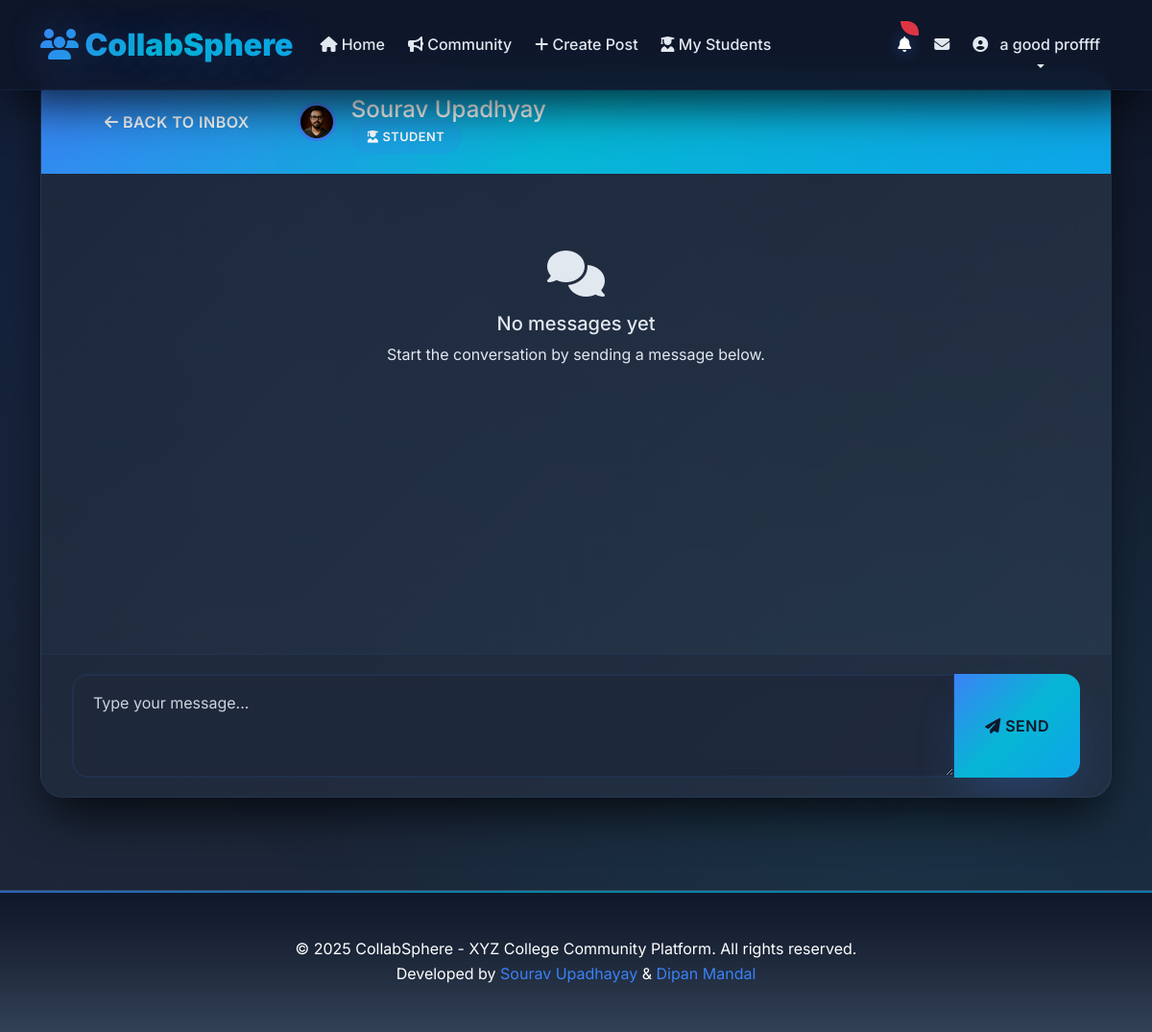
/community/messages/4/ (signed in), run on the app's committed database.
### accounts/models.py (models this page shows, shortened)
class CustomUser(AbstractUser):
    ROLE_CHOICES = [
        ('student', 'Current Student'),
        ('alumni', 'Alumni'),
        ('professor', 'Professor'),
    ]
    username = models.CharField(max_length=150, blank=True, null=True, unique=True)
    email = models.EmailField(unique=True)
    passout_batch = models.CharField(max_length=10, blank=True, null=True, help_text="Graduation year (e.g., 2024)")
    role = models.CharField(max_length=20, choices=ROLE_CHOICES, default='student')
    profile_pic = models.ImageField(upload_to='profile_pics/', blank=True, null=True)
    USERNAME_FIELD = 'email'
    REQUIRED_FIELDS = ['username', 'role']  # username required for superuser
    objects = CustomUserManager()
    def get_full_name(self):
        if self.first_name and self.last_name:
            return f"{self.first_name} {self.last_name}"
        return self.email

### community/views.py (the view)
# urls.py: path('messages/<int:user_id>/', views.conversation, name='conversation'),
@login_required
def conversation(request, user_id):
    other_user = get_object_or_404(CustomUser, id=user_id)
    if request.method == 'POST':
        form = DirectMessageForm(request.POST)
        if form.is_valid():
            message = form.save(commit=False)
            message.sender = request.user
            message.recipient = other_user
            message.save()
            Notification.objects.create(
                recipient=other_user,
                notification_type='dm',
                title=f'New message from {request.user.get_full_name()}',
                message=f'You have a new message from {request.user.get_full_name()}',
                content_type=ContentType.objects.get_for_model(DirectMessage),
                object_id=message.id
            )
            return redirect('community:conversation', user_id=user_id)
    else:
        form = DirectMessageForm()
    messages_list = DirectMessage.get_conversation(request.user, other_user)
    DirectMessage.objects.filter(
        sender=other_user, recipient=request.user, is_read=False
    ).update(is_read=True)
    return render(request, 'community/conversation.html', {
        'other_user': other_user,
        'messages': messages_list,
        'form': form
    })

### community/forms.py
class DirectMessageForm(forms.ModelForm):
    message = forms.CharField(
        widget=forms.Textarea(attrs={
            'class': 'form-control',
            'rows': 3,
            'placeholder': 'Type your message...'
        })
    )
    class Meta:
        model = DirectMessage
        fields = ['message']

### community/models.py (called while the page is built)
    @classmethod
    def get_conversation(cls, user1, user2):
        return cls.objects.filter(
            models.Q(sender=user1, recipient=user2) |
            models.Q(sender=user2, recipient=user1)
        ).order_by('created_at')

### templates/community/conversation.html (shortened to what this page needs)
{% extends 'base.html' %}
{% block content %}
<div class="row">
    <div class="col-12">
        <div class="card">
            <div class="card-header d-flex justify-content-between align-items-center">
                <div class="d-flex align-items-center">
                    <a href="{% url 'community:inbox' %}" class="btn btn-outline-light btn-sm me-3">
                        <i class="fas fa-arrow-left"></i> Back to Inbox
                    </a>
                    {% if other_user.profile_pic %}
                        <img src="{{ other_user.profile_pic.url }}" alt="Profile" class="profile-pic me-3" style="width: 40px; height: 40px;">
                    {% else %}
                        <div class="profile-pic me-3 d-flex align-items-center justify-content-center" style="width: 40px; height: 40px; background: var(--gradient-blue);">
                            <i class="fas fa-user text-white"></i>
                        </div>
                    {% endif %}
                    <div>
                        <h4 class="mb-0" style="color: var(--text-light);">
                            {{ other_user.get_full_name|default:other_user.email }}
                        </h4>
                        <span class="role-badge role-{{ other_user.role }}">
                            {% if other_user.role == 'student' %}
                                <i class="fas fa-user-graduate me-1"></i>Student
                            {% elif other_user.role == 'alumni' %}
                                <i class="fas fa-user-tie me-1"></i>Alumni
                            {% elif other_user.role == 'professor' %}
                                <i class="fas fa-chalkboard-teacher me-1"></i>Professor
                            {% endif %}
                        </span>
                    </div>
                </div>
            </div>
            <div class="card-body" style="height: 500px; overflow-y: auto;" id="messages-container">
                {% if messages %}
                    {% for message in messages %}
                        <div class="mb-3 {% if message.sender == user %}text-end{% endif %}">
                            <div class="d-inline-block" style="max-width: 70%;">
                                <div class="p-3 rounded-3 {% if message.sender == user %}bg-primary text-white{% else %}bg-secondary{% endif %}"
                                     style="{% if message.sender == user %}background: var(--gradient-blue) !important;{% else %}background: rgba(45,45,58,0.8) !important;{% endif %}">
                                    <p class="mb-1">{{ message.message|linebreaksbr }}</p>
                                    <small class="opacity-75">
                                        <i class="fas fa-clock me-1"></i>{{ message.created_at|time:"H:i" }}
                                    </small>
                                </div>
                                {% if not message.is_read and message.sender != user %}
                                    <small class="text-muted">
                                        <i class="fas fa-check"></i> Delivered
                                    </small>
                                {% elif message.is_read and message.sender != user %}
                                    <small class="text-muted">
                                        <i class="fas fa-check-double text-primary"></i> Read
                                    </small>
                                {% endif %}
                            </div>
                        </div>
                    {% endfor %}
                {% else %}
                    <div class="text-center py-5">
                        <i class="fas fa-comments fa-3x text-muted mb-3"></i>
                        <h5 style="color: var(--text-muted);">No messages yet</h5>
                        <p class="text-muted">Start the conversation by sending a message below.</p>
                    </div>
                {% endif %}
            </div>
            <div class="card-footer">
                <form method="post" id="message-form">
                    <div class="input-group">
                        {{ form.message }}
                        <button type="submit" class="btn btn-primary">
                            <i class="fas fa-paper-plane"></i> Send
                        </button>
                    </div>
                </form>
            </div>
        </div>
    </div>
</div>
{% endblock %}

### templates/base.html (shortened to what this page needs)
<!DOCTYPE html>
<html lang="en">
<head>
    <link href="https://cdn.jsdelivr.net/npm/bootstrap@5.3.0/dist/css/bootstrap.min.css" rel="stylesheet">
    <link rel="stylesheet" href="https://cdnjs.cloudflare.com/ajax/libs/font-awesome/6.4.2/css/all.min.css">
</head>
<body>
    <nav class="navbar navbar-expand-lg fixed-top">
        <div class="container">
            <a class="navbar-brand" href="{% url 'home' %}">
                <i class="fas fa-users"></i> CollabSphere
            </a>
            <div class="collapse navbar-collapse" id="navbarNav">
                <ul class="navbar-nav me-auto">
                    <li class="nav-item">
                        <a class="nav-link" href="{% url 'home' %}">
                            <i class="fas fa-home"></i> Home
                        </a>
                    </li>
                    <li class="nav-item">
                        <a class="nav-link" href="{% url 'community:post_list' %}">
                            <i class="fas fa-bullhorn"></i> Community
                        </a>
                    </li>
                    <li class="nav-item">
                        <a class="nav-link" href="{% url 'community:post_create' %}">
                            <i class="fas fa-plus"></i> Create Post
                        </a>
                    </li>
                    {% if user.is_authenticated %}
                        {% if user.role == 'student' %}
                            <li class="nav-item">
                                <a class="nav-link" href="{% url 'community:my_mentor' %}">
                                    <i class="fas fa-chalkboard-teacher"></i> My Mentor
                                </a>
                            </li>
                        {% elif user.role == 'professor' %}
                            <li class="nav-item">
                                <a class="nav-link" href="{% url 'community:my_students' %}">
                                    <i class="fas fa-user-graduate"></i> My Students
                                </a>
                            </li>
                        {% endif %}
                    {% endif %}
                </ul>
                <ul class="navbar-nav">
                    {% if user.is_authenticated %}
                        <li class="nav-item dropdown">
                            <a class="nav-link position-relative" href="#" id="notificationDropdown" role="button" data-bs-toggle="dropdown">
                                <i class="fas fa-bell"></i>
                                <span class="position-absolute top-0 start-100 translate-middle badge rounded-pill bg-danger" id="notification-badge" style="display: none;">
                                </span>
                            </a>
                        </li>
                        <li class="nav-item">
                            <a class="nav-link position-relative" href="{% url 'community:inbox' %}">
                                <i class="fas fa-envelope"></i>
                            </a>
                        </li>
                        <li class="nav-item dropdown">
                            <a class="nav-link dropdown-toggle" href="#" id="navbarDropdown" role="button" data-bs-toggle="dropdown">
                                {% if user.profile_pic %}
                                    <img src="{{ user.profile_pic.url }}" alt="Profile" class="profile-pic me-2" style="width: 32px; height: 32px;">
                                {% else %}
                                    <i class="fas fa-user-circle me-2"></i>
                                {% endif %}
                                {{ user.get_full_name|default:user.email }}
                            </a>
                        </li>
                    {% endif %}
                </ul>
            </div>
        </div>
    </nav>
    <main class="main-content mt-5 pt-4">
        <div class="container">
            {% block content %}{% endblock %}
        </div>
    </main>
    <footer class="footer">
        <div class="container">
            <p class="mb-0">&copy; 2025 CollabSphere - XYZ College Community Platform. All rights reserved.</p>
            <p class="mb-0">Developed by <a href="https://github.com/SouravUpadhyay7" target="_blank" style="color: var(--electric-blue); text-decoration: none;">Sourav Upadhayay</a> & <a href="https://github.com/Dip607" target="_blank" style="color: var(--electric-blue); text-decoration: none;">Dipan Mandal</a></p>
        </div>
    </footer>
</body>
</html>

### data on the page
CustomUser: get_full_name "a good proffff"
CustomUser: profile_pic (picture), get_full_name "Sourav Upadhyay"
